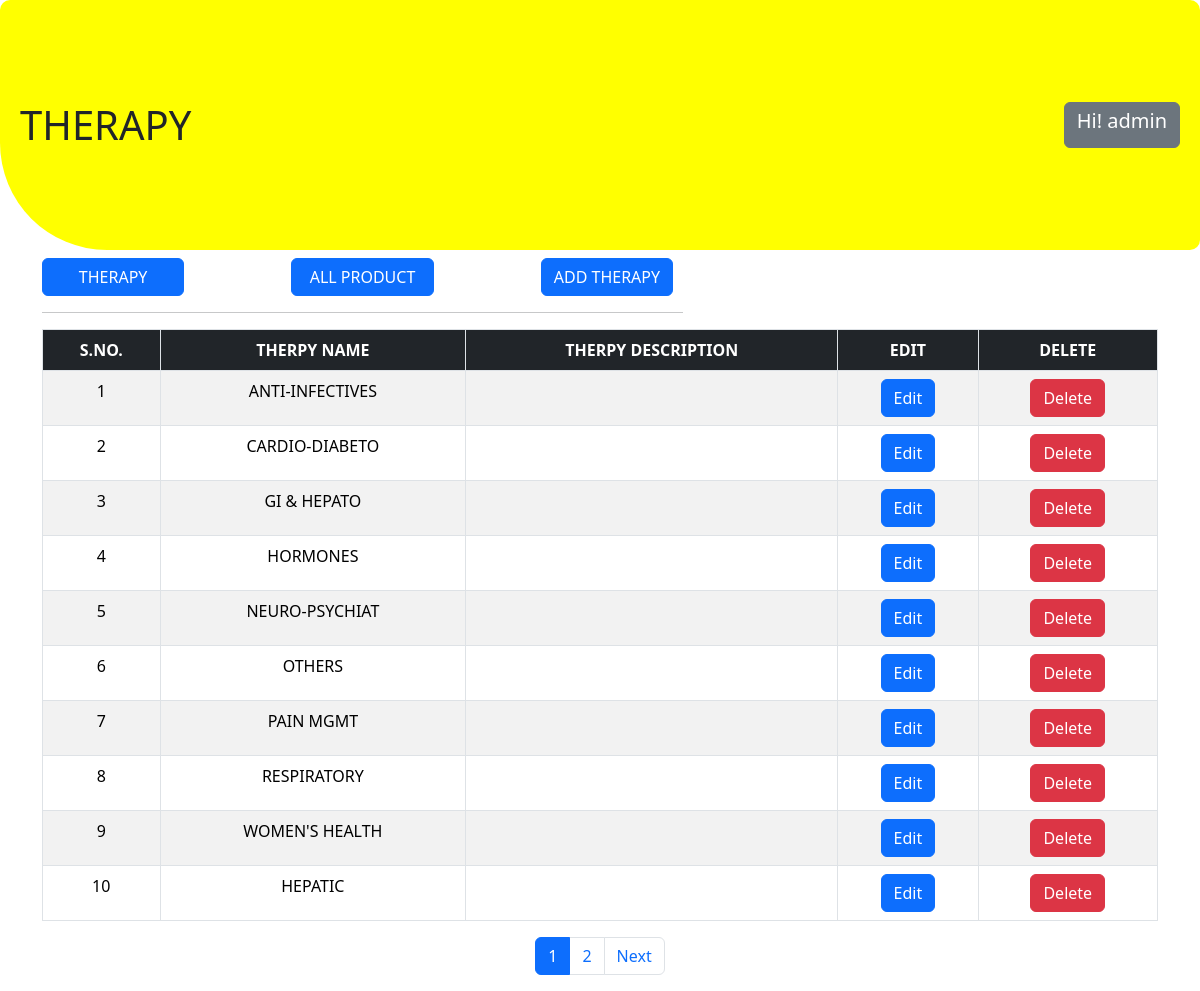
The page /admin/therpy.php (signed in) on the database its author committed.
### tables this page shows
CREATE TABLE `therpy` (
  `id` int(50) NOT NULL,
  `therpy_name` varchar(100) NOT NULL,
  `therpydesciption` varchar(100) NOT NULL
);

### admin/therpy.php (the view, shortened to what this page needs)
<?php
include "nav.php";
$rowsPerPage = 10;
$sqlTotalRows = "SELECT COUNT(*) AS total FROM therpy";
$resultTotalRows = $conn->query($sqlTotalRows);
$totalRows = $resultTotalRows->fetch_assoc()["total"];
$totalPages = ceil($totalRows / $rowsPerPage);
if (isset($_GET['page']) && is_numeric($_GET['page'])) {
    $currentPage = $_GET['page'];
} else {
    $currentPage = 1;
}
$startLimit = ($currentPage - 1) * $rowsPerPage;
$sql = "SELECT id, therpy_name, therpydesciption FROM therpy LIMIT $startLimit, $rowsPerPage";
$result = $conn->query($sql);
$therapies = array();
if ($result->num_rows > 0) {
    while ($row = $result->fetch_assoc()) {
        $therapies[] = array("id" => $row["id"], "name" => $row["therpy_name"], "description" => $row["therpydesciption"]);
    }
} else {
    echo "No therapies found.";
}
?>
<!DOCTYPE html>
<html lang="en">
<head>
</head>
<body>
<div class="container mt-2">
    <div class="row">
        <div class="col-md-7">
            <div class="row justify-content-between">
                <div class="col-6 col-md-3 mb-2 mb-md-0"><a href="#" class="btn btn-primary w-100">THERAPY</a></div>
                <div class="col-6 col-md-3 mb-2 mb-md-0"><a href="product.php" class="btn btn-primary w-100">ALL PRODUCT</a></div>
                <div class="col-6 col-md-3 mb-md-0">
                    <button id="addTherapyBtn" class="btn btn-primary">ADD THERAPY</button>
                </div>
            </div>
            <hr>
        </div>
    </div>
</div>
<div class="container table-responsive">
    <table class="table table-striped table-hover table-bordered">
        <thead>
            <tr class="">
                <th class="text-center bg-dark text-white">S.NO.</th>
                <th class="text-center bg-dark text-white">THERPY NAME</th>
                <th class="text-center bg-dark text-white">THERPY DESCRIPTION</th>
                <th class="text-center bg-dark text-white">EDIT</th>
                <th class="text-center bg-dark text-white">DELETE</th>
            </tr>
        </thead>
        <tbody>
            <?php
            $start_sno = ($currentPage - 1) * $rowsPerPage + 1;
            foreach ($therapies as $therapy) {
                ?>
                <tr>
                    <td class="text-center"><?php echo $start_sno; ?></td>
                    <td class="text-center"><?php echo $therapy["name"]; ?></td>
                    <td class="text-center"><?php echo $therapy["description"]; ?></td>
                    <td class="text-center">
                        <button class="btn btn-primary" data-bs-toggle="modal" data-bs-target="#editTherapyModal" data-id="<?php echo $therapy['id']; ?>" data-name="<?php echo $therapy['name']; ?>">Edit</button>
                    </td>
                    <td class="text-center">
                        <form action="delete_therapy.php" method="post" style="display:inline;">
                            <button type="submit" class="btn btn-danger deleteBtn">Delete</button>
                        </form>
                    </td>
                </tr>
                <?php
                $start_sno++;
            }
            ?>
        </tbody>
    </table>
</div>
 <nav aria-label="Page navigation example">
        <ul class="pagination justify-content-center">
            <?php for ($i = 1; $i <= $totalPages; $i++) : ?>
                <li class="page-item <?php echo ($currentPage == $i) ? 'active' : ''; ?>"><a class="page-link" href="?page=<?php echo $i; ?>"><?php echo $i; ?></a></li>
            <?php endfor; ?>
            <?php if ($currentPage < $totalPages) : ?>
                <li class="page-item"><a class="page-link" href="?page=<?php echo $currentPage + 1; ?>">Next</a></li>
            <?php endif; ?>
        </ul>
    </nav>
</body>
</html>

### rows shown on the page
therpy: therpy_name "ANTI-INFECTIVES"
therpy: therpy_name "CARDIO-DIABETO"
therpy: therpy_name "GI & HEPATO"
therpy: therpy_name "HORMONES"
therpy: therpy_name "NEURO-PSYCHIAT"
therpy: therpy_name "OTHERS"
therpy: therpy_name "PAIN MGMT"
therpy: therpy_name "RESPIRATORY"
therpy: therpy_name "WOMEN'S HEALTH"
therpy: therpy_name "HEPATIC"

### other values the page prints
$title "THERAPY"
$_SESSION['username'] "admin"
